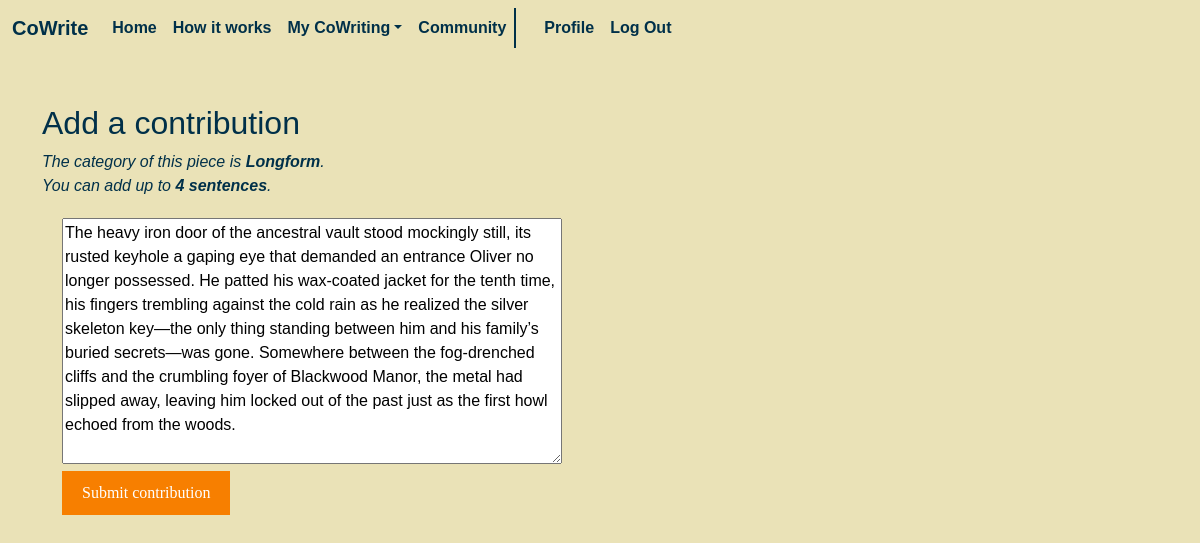
The app's page /add-contribution/4 (signed in) with its own data.
### models.py (models this page shows)
class CoDraft(db.Model):
    __tablename__ = "codrafts"
    id = db.Column(db.Integer, primary_key=True)
    title = db.Column(db.String(50), nullable=False)
    category = db.Column(db.String(50), nullable=False)
    max_units = db.Column(db.Integer, nullable=False)
    max_unit_type = db.Column(db.String(20), nullable=False) # Words, sentences, paragraphs
    is_completed = db.Column(db.Boolean, default=False)
    created_at = db.Column(db.DateTime, default=datetime.utcnow)
    creator_id = db.Column(db.Integer, db.ForeignKey("user.id"), nullable=False)
    contributions = db.relationship("Contribution", backref="codraft", lazy=True)

class Contribution(db.Model):
    id = db.Column(db.Integer, primary_key=True)
    codraft_id = db.Column(db.Integer, db.ForeignKey("codrafts.id"), nullable=False)
    user_id = db.Column(db.Integer, db.ForeignKey("user.id"), nullable=False)
    text_snapshot = db.Column(db.Text, nullable=False)
    timestamp = db.Column(db.DateTime, default=datetime.utcnow)

### app.py (the view)
@app.route("/add-contribution/<int:id>", methods=["GET", "POST"])
@login_required
def add_contribution(id):
    draft_info = CoDraft.query.get_or_404(id)
    contributions = (
        Contribution.query
        .filter_by(codraft_id=id)
        .order_by(desc(Contribution.timestamp))
        .all()
    )
    current_text = contributions[0].text_snapshot if contributions else ""
    if request.method == "POST":
        action = request.form.get("action")
        if action == "contribute":
            if draft_info.is_completed == True:
                flash("You can't contribute to a completed piece", "error")
                return redirect(url_for("codraft", id=id))
            new_text = request.form.get("contribution")
            if not new_text:
                flash("Contribution cannot be empty.", "error")
                return redirect(url_for("codraft", id=id))
            if not new_text.strip().startswith(current_text.strip()):
                flash("Your contribution must keep the previous text.", "error")
                return redirect(url_for("codraft", id=id))
            max_qty = draft_info.max_units
            max_type = draft_info.max_unit_type
            if max_type == "words":
                delta = word_count(new_text) - word_count(current_text)
                if delta <=0:
                    flash("To contribute, you must add new words.", "error")
                    return redirect(url_for("codraft", id=id))
                if delta > max_qty:
                    flash("You added more words than allowed.", "error")
                    return redirect(url_for("codraft", id=id))
            elif max_type == "sentences":
                delta = sentence_count(new_text) - sentence_count(current_text)
                if delta <=0:
                    flash("To contribute, you must add new sentence.", "error")
                    return redirect(url_for("codraft", id=id))
                if delta > max_qty:
                    flash("You added more sentences than allowed.", "error")
                    return redirect(url_for("codraft", id=id))
            elif max_type == "paragraphs":
                delta = paragraph_count(new_text) - paragraph_count(current_text)
                if delta <=0:
                    flash("To contribute, you must add new paragraphs.", "error")
                    return redirect(url_for("codraft", id=id))
                if delta > max_qty:
                    flash("You added more paragraphs than allowed.", "error")
                    return redirect(url_for("codraft", id=id))
            current_user = User.query.get(session["user_id"])
            new_contribution = Contribution(
                codraft=draft_info,
                author=current_user,
                text_snapshot=new_text
            )
            db.session.add(new_contribution)
            db.session.commit()
            flash("Contribution added successfully!", "success")
            return redirect(url_for("codraft", id=id))
        elif action == "complete":
            if draft_info.creator_id != session["user_id"]:
                flash("You are not the creator of the piece.", "error")
                return redirect(url_for("codraft", id=id))
            else:
                draft_info.is_completed = True
                db.session.commit()
                flash("Marked as completed successfully!", "success")
                return redirect(url_for("codraft", id=id))
    else:
        return render_template(
        "add_contribution.html",
        info=draft_info,
        current_text=current_text,
    )

### helpers.py (called while the page is built)
def login_required(f):
    @wraps(f)
    def decorated_function(*args, **kwargs):
        if session.get("user_id") is None:
            return redirect("/login")
        return f(*args, **kwargs)
    return decorated_function

### Templates/add_contribution.html (shortened to what this page needs)
{% extends "layout.html" %}
{% block main %}
        <h2>Add a contribution</h2>
        <em>The category of this piece is <b>{{info.category}}</b>.<br> You can add up to <b>{{info.max_units}} {{info.max_unit_type}}</b>.</em>
        <form action="/add-contribution/{{info.id}}" method="post">
            <textarea id="contribution-textarea" name="contribution" rows="10" required class="readonly-part">{{current_text}}</textarea>
            <br>
            <button type="submit" name="action" value="contribute" class="custom-button-colour">Submit contribution</button>
        </form>
{% endblock %}

### Static/CSS/styles.css (style rules this page uses)
body { background-color: #eae2b7; margin-bottom: 50px; font-family: 'Trebuchet MS', sans-serif; color: #003049; }
form { border-radius: 5px; padding: 20px; }
::placeholder { color: #eae2b7; font-style: italic; }
textarea { width: 100%; max-width: 500px; }
.custom-button-colour { background-color: #f77f00; color: white; font-family: Allura; border: none; padding-top: 10px; padding-bottom: 10px; padding-left: 20px; padding-right: 20px; cursor: pointer; }
em { color: #003049; font-family: 'Trebuchet MS', sans-serif; }

### records on screen
CoDraft: category "Longform", max_units "4", max_unit_type "sentences"
Contribution: contribution "The heavy iron door of the ancestral vault stood mockingly still, its rusted keyhole a gaping eye that demanded an entrance Oliver no longer possessed. He patted his wax-coated jacket for the tenth time, his fingers trembling against the cold rain as he realized the silver skeleton key—the only thing standing between him and his family’s buried secrets—was gone. Somewhere between the fog-drenched cliffs and the crumbling foyer of Blackwood Manor, the metal had slipped away, leaving him locked out of the past just as the first howl echoed from the woods."
